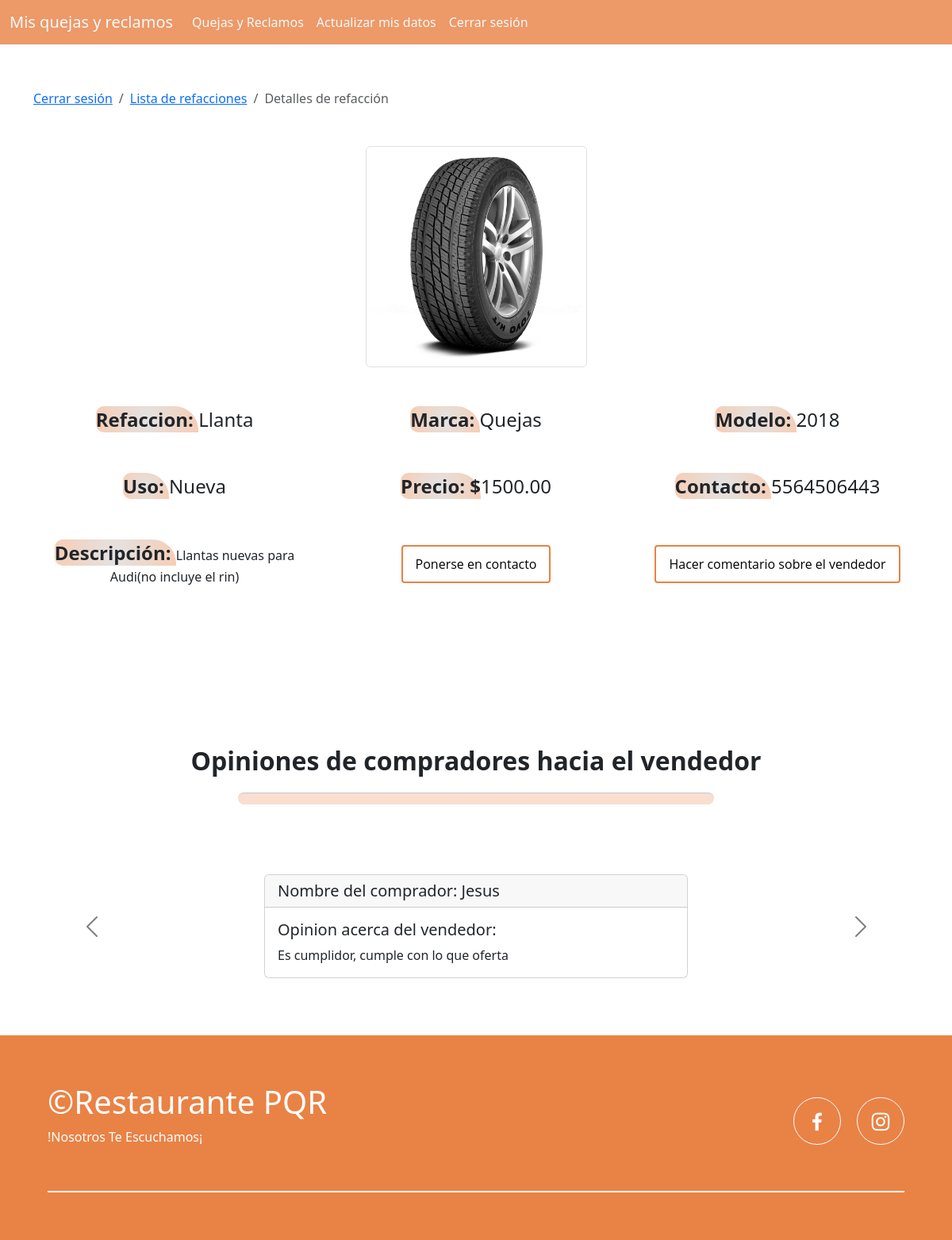
Page /compradorDetalles.php?id_refaccion=2 (signed in) on the committed database.
### tables this page shows
CREATE TABLE `refacciones` (
  `id_refaccion` int(11) NOT NULL,
  `id_marca` int(11) NOT NULL,
  `modelo` varchar(5) NOT NULL,
  `precio` decimal(10,2) NOT NULL,
  `descripcion` varchar(200) NOT NULL,
  `imagen` varchar(255) NOT NULL,
  `estatus` varchar(30) NOT NULL,
  `cantidad` int(11) NOT NULL,
  `id_categoria` int(11) NOT NULL,
  `id_vendedor` int(11) NOT NULL
);

CREATE TABLE `categorias` (
  `id_categoria` int(11) NOT NULL,
  `nombreC` varchar(50) NOT NULL
);

CREATE TABLE `marcas` (
  `id_marca` int(11) NOT NULL,
  `nombreM` varchar(35) NOT NULL
);

CREATE TABLE `vendedores` (
  `id_vendedor` int(11) NOT NULL,
  `nombre` varchar(50) NOT NULL,
  `telefono` varchar(12) NOT NULL,
  `correo` varchar(100) NOT NULL,
  `contraseña` varchar(20) NOT NULL,
  `imagen` varchar(255) NOT NULL,
  `id_pago` varchar(255) NOT NULL
);

CREATE TABLE `opiniones` (
  `id_opinion` int(11) NOT NULL,
  `opinion` varchar(300) NOT NULL,
  `id_comprador` int(11) NOT NULL,
  `id_vendedor` int(11) NOT NULL
);

CREATE TABLE `usuarios` (
  `id_comprador` int(11) NOT NULL,
  `nombre` varchar(255) NOT NULL,
  `telefono` varchar(11) NOT NULL,
  `correo` varchar(255) NOT NULL,
  `contrasena` varchar(20) NOT NULL
);

### compradorDetalles.php (the view, shortened to what this page needs)
<?php
require('conexion.php');
$id_refaccion = $_GET["id_refaccion"];
$consultaV = "SELECT `refacciones`.*, `marcas`.`nombreM`, `categorias`.`nombreC`, `vendedores`.`telefono`
FROM `refacciones`
	LEFT JOIN `marcas` ON `refacciones`.`id_marca` = `marcas`.`id_marca`
	LEFT JOIN `categorias` ON `refacciones`.`id_categoria` = `categorias`.`id_categoria`
	LEFT JOIN `vendedores` ON `refacciones`.`id_vendedor` = `vendedores`.`id_vendedor`
WHERE `refacciones`.`id_refaccion` = '$id_refaccion'";
$resultadoV = mysqli_query($conectado,$consultaV);
?>
<!DOCTYPE html>
<html lang="en">
<head>
    <link rel="stylesheet" href="css/estilos.css">
    <link rel="stylesheet" href="boostrap/css/bootstrap.min.css">
    <link rel="stylesheet" href="https://cdn.jsdelivr.net/npm/bootstrap-icons@1.10.5/font/bootstrap-icons.css">
    <link href='https://unpkg.com/boxicons@2.1.4/css/boxicons.min.css' rel='stylesheet'>
    <link rel="stylesheet" href="boostrap/css/bootstrap.min.css">
    <link rel="stylesheet" href="https://pro.fontawesome.com/releases/v5.10.0/css/all.css"
 />
    <link href="https://cdn.jsdelivr.net/npm/bootstrap@5.3.0-alpha1/dist/css/bootstrap.min.css" rel="stylesheet"
>
    <link rel="stylesheet" href="https://cdn.datatables.net/1.13.4/css/jquery.dataTables.min.css">
</head>
<body>
    <?php include("fragmentos/menuComprador.php"); ?>
    <div class="container breadDetalles">
        <nav aria-label="breadcrumb">
            <ol class="breadcrumb">
                <li class="breadcrumb-item linkBreadcrumb"><a href="cerrarsesion.php">Cerrar sesión</a></li>
                <li class="breadcrumb-item linkBreadcrumb"><a href="catalogo.php">Lista de refacciones</a></li>
                <li class="breadcrumb-item linkBreadcrumb active" aria-current="page">Detalles de refacción</li>
            </ol>
        </nav>
    </div>
    <?php
        while ($row = mysqli_fetch_assoc($resultadoV)) {
            $idVendedor = $row["id_vendedor"];
    ?>
    <div class="container text-center gridDetalles">
        <div class="row fs-4">
            <div class="col">
                <img src="imgVendedores/<?php echo $row ["imagen"]; ?>" class="img-thumbnail imf-fluid w-25">
            </div>
        </div>
        <br><br>
        <div class="row fs-4">
            <div class="col">
                <span class="fw-bold textoRe">Refaccion: </span><?php echo $row ["nombreC"]; ?>
            </div>
            <div class="col">
                <span class="fw-bold textoRe">Marca: </span><?php echo $row ["nombreM"]; ?>
            </div>
            <div class="col">
                <span class="fw-bold textoRe">Modelo: </span><?php echo $row ["modelo"]; ?>
            </div>
        </div>
        <br><br>
        <div class="row fs-4">
            <div class="col">
                <span class="fw-bold textoRe">Uso: </span><?php echo $row ["estatus"]; ?>
            </div>
            <div class="col">
                <span class="fw-bold textoRe">Precio: $</span><?php echo $row ["precio"]; ?>
            </div>
            <div class="col">
                <span class="fw-bold textoRe">Contacto: </span><?php echo $row ["telefono"]; ?>
            </div>
        </div>
        <br><br>
        <div class="row">
            <div class="col">
                <span class="fw-bold textoRe fs-4">Descripción: </span> <?php echo $row ["descripcion"]; ?>
            </div>
            <div class="col">
                <a href="https://api.whatsapp.com/send?phone=<?php echo $row ["telefono"]; ?>&text=Hola%2C%20quisiera%20informes%20sobre%20su%20refacción"
                    target="_blank">
                    <button class="botonBuscar mb-3" id="btnbuscadorA" type="button">Ponerse en contacto</button>
                </a>
            </div>
            <div class="col">
                <a data-bs-toggle="modal" data-bs-target="#staticBackdrop">
                    <button class="botonBuscar mb-3" id="btnbuscadorA" type="button">Hacer comentario sobre el
                        vendedor</button>
                </a>
            </div>
        </div>
    </div>
    <?php
        }
    ?>
    <br><br><br>
    <div class="container">
        <div class="d-flex justify-content-center">
            <span class="fw-bold fs-2">Opiniones de compradores hacia el vendedor</span>
        </div>
    </div>
    <hr class="container w-50">
    <br><br><br>
    <div id="carouselExampleDark" class="carousel carousel-dark slide container" data-bs-ride="carousel">
        <div class="carousel-inner">
            <?php
                $opiniones = mysqli_query($conectado, "SELECT `opiniones`.*, `vendedores`.`id_vendedor`, `usuarios`.`nombre`
                FROM `opiniones`
                    LEFT JOIN `vendedores` ON `opiniones`.`id_vendedor` = `vendedores`.`id_vendedor`
                    LEFT JOIN `usuarios` ON `opiniones`.`id_comprador` = `usuarios`.`id_comprador`
                WHERE `vendedores`.`id_vendedor` = '$idVendedor';");
            ?>
            <?php
                while($ops = mysqli_fetch_array($opiniones)){
                    if (isset($ops)) {
            ?>
            <div class="carousel-item" data-bs-interval="2000">
                <div class="container w-50">
                    <div class="card">
                        <h5 class="card-header">Nombre del comprador: <span
                                class="fw-normal"><?php echo $ops ["nombre"]; ?></span></h5>
                        <div class="card-body">
                            <h5 class="card-title">Opinion acerca del vendedor:</h5>
                            <p class="card-text"><?php echo $ops ["opinion"]; ?></p>
                        </div>
                    </div>
                </div>
            </div>
            <?php
                    }
                }
            ?>
        </div>
        <button class="carousel-control-prev" type="button" data-bs-target="#carouselExampleDark" data-bs-slide="prev">
            <span class="carousel-control-prev-icon" aria-hidden="true"></span>
        </button>
        <button class="carousel-control-next" type="button" data-bs-target="#carouselExampleDark" data-bs-slide="next">
            <span class="carousel-control-next-icon" aria-hidden="true"></span>
        </button>
    </div>
    <br><br><br>
    <?php include('fragmentos/footer.php'); ?>
</body>
</html>

### css/estilos.css (style rules this page uses)
* { margin: 0; padding: 0; box-sizing: border-box; }
.textoRe { background: radial-gradient(circle, rgba(227, 227, 227, 1) 0%, rgba(233, 130, 69, 0.3981967787114846) 100%); border-radius: 10px 30px 0px 10px; }
.gridDetalles { margin-bottom: 7rem; margin-top: 3rem; }
.breadDetalles { margin-top: 7rem; }
:root { scroll-behavior: smooth; }
body { font-family: 'Open Sans', sans-serif; }
#btnbuscadorA { font-family: 'Open Sans', sans-serif; background-color: #ffffff; color: black; padding: 10px 16px; margin: 8px 0; border: 2px #e98245; border-style: solid; border-radius: 4px; cursor: pointer; font-size: medium; }
hr { height: 15px; background-color: #e98245; color: #e98245; border-radius: 20px; }

### rows in the picture
refacciones: imagen (picture), id_categoria.nombreC "Llanta", id_marca.nombreM "Quejas", modelo "2018", estatus "Nueva", precio "1500.00", id_vendedor.telefono "5564506443", descripcion "Llantas nuevas para Audi(no incluye el rin)"
opiniones: id_comprador.nombre "Jesus", opinion "Es cumplidor, cumple con lo que oferta"
